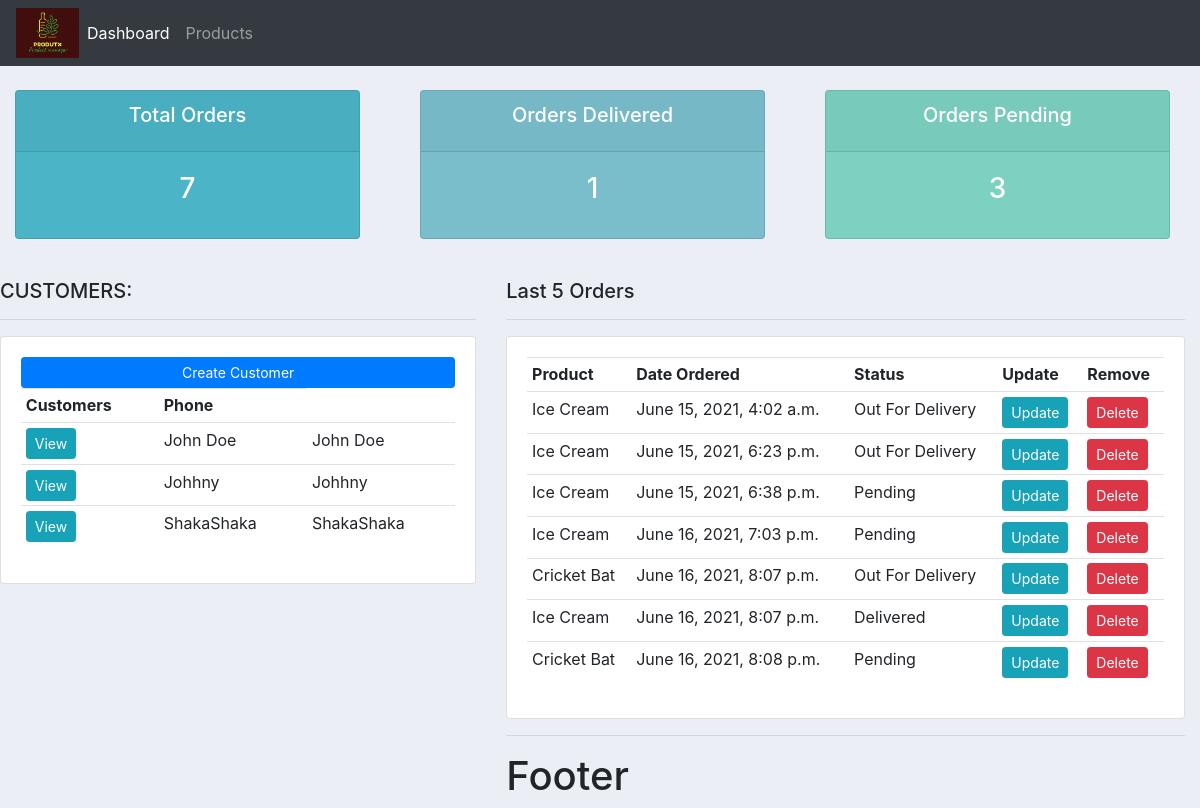
The page / on the database its author committed.
### accounts/models.py (models this page shows, shortened)
class Customer(models.Model):
    name = models.CharField(max_length=200,null=True)
    email = models.EmailField(max_length=254,null=True)
    phone = models.CharField(max_length=15,null=True)
    date_created = models.DateTimeField(auto_now_add=True,null=True)

class Order(models.Model):
    STATUS = (
        ('Pending','Pending'),
        ('Out For Delivery','Out for delivery'),
        ('Delivered','Delivered'),
    )
    customer = models.ForeignKey(Customer,null=True,on_delete=models.SET_NULL)
    product=  models.ForeignKey(Product,null=True,on_delete=models.SET_NULL)
    date_created = models.DateTimeField(auto_now_add=True,null=True)
    status = models.CharField(choices=STATUS, max_length=50)
    note = models.CharField(max_length=50,null=True, choices=STATUS)

class Product(models.Model):
    CATEGORY = (
        ('Indoor','Indoor'),
        ('Outdoor','Outdoor')
    )
    name = models.CharField( max_length=150,null=True)
    price = models.FloatField(null=True)
    category = models.CharField(max_length=200,null=True,choices=CATEGORY)
    description =models.CharField(max_length=200,null=True,blank=True)
    date_created = models.DateTimeField(auto_now_add=True,null=True)
    tags = models.ManyToManyField(Tag)
    def __str__(self) -> str:
        return self.name

### accounts/views.py (the view)
# urls.py: path('',views.home, name="home"),
def home(request):
    orders = Order.objects.all()
    customers = Customer.objects.all()
    total_customers = customers.count()
    total_orders = orders.count()
    delivered = orders.filter(status='Delivered').count()
    pending= orders.filter(status='Pending').count()
    context = {'orders':orders,'customers':customers,
   'total_customers': total_customers,'total_orders':total_orders,
    'delivered':delivered,'pending':pending}
    return render(request,'accounts/dashboard.html',context)

### accounts/templates/accounts/dashboard.html (shortened to what this page needs)
{% extends 'accounts/main.html' %}
{% block content %}
{% include 'accounts/status.html' %}
<br>
<div class='row'>
    <div class='col-md-5'>
        <h5>CUSTOMERS:</h5>
        <hr>
        <div class="card card-body">
            <a class="btn btn-primary btn-sm btn-block" href="">
            Create Customer</a>
            <table class="table table-sm">
                <tr>
                    <th>Customers</th>
                    <th>Phone</th>
                </tr>
                {% for customer  in customers %}
                    <tr>
                        <td><a class="btn btn-sm btn-info" href="{% url 'customer' customer.id %}">View</a></td>
                        <td>{{customer.name}}</td>
                        <td>{{customer.name}} </td>
                    </tr>
                {% endfor %}
            </table>
        </div>
    </div>
    <div class='col-md-7'>
        <h5> Last 5 Orders </h5>
        <hr>
        <div class="card card-body">
            <table class="table table-sm">
                <tr>
                    <th>Product</th>
                    <th>Date Ordered</th>
                    <th>Status</th>
                    <th>Update</th>
                    <th>Remove</th>
                </tr>
                {% for order  in orders %}
                    <tr>
                        <td>{{order.product}}</td>
                        <td>{{order.date_created}}</td>
                        <td>{{order.status}} </td>
                        <td><a class="btn btn-sm btn-info"  href="{%url 'update_order' order.id%}">Update</a></td>
                        <td><a class="btn btn-sm btn-danger"  href="{%url 'delete_order' order.id%}">Delete</a></td>
                    </tr>
                {% endfor %}
            </table>
        </div>
{% endblock content %}

### static/css/main.css (style rules this page uses)
body { background-color: #ebeff5; }
.row { margin-right: 0px; }

### rows shown on the page
Customer: name "John Doe"
Customer: name "Johhny"
Customer: name "ShakaShaka"
Order: product "Ice Cream", date_created "June 15, 2021, 4:02 a.m.", status "Out For Delivery"
Order: product "Ice Cream", date_created "June 15, 2021, 6:23 p.m.", status "Out For Delivery"
Order: product "Ice Cream", date_created "June 15, 2021, 6:38 p.m.", status "Pending"
Order: product "Ice Cream", date_created "June 16, 2021, 7:03 p.m.", status "Pending"
Order: product "Cricket Bat", date_created "June 16, 2021, 8:07 p.m.", status "Out For Delivery"
Order: product "Ice Cream", date_created "June 16, 2021, 8:07 p.m.", status "Delivered"
Order: product "Cricket Bat", date_created "June 16, 2021, 8:08 p.m.", status "Pending"

### other values the page prints
{{ total_orders }} "7"
{{ delivered }} "1"
{{ pending }} "3"
